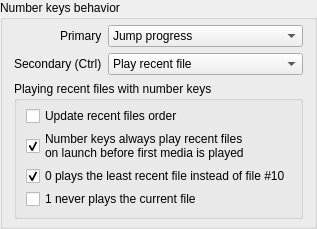
            <widget class="QGroupBox" name="groupBox_5">
             <property name="title">
              <string>Number keys behavior</string>
             </property>
             <layout class="QFormLayout" name="formLayout_9">
              <property name="labelAlignment">
               <set>Qt::AlignRight|Qt::AlignTrailing|Qt::AlignVCenter</set>
              </property>
              <property name="topMargin">
               <number>5</number>
              </property>
              <property name="bottomMargin">
               <number>7</number>
              </property>
              <item row="0" column="0">
               <widget class="QLabel" name="label_56">
                <property name="toolTip">
                 <string>The primary behavior of the number keys,
which occurs when pressing a number key
without any modifiers.

Example:
Jump progress - Pressing 5 jumps to
the halfway point of the current media.

Play recent file - Pressing 5 plays
the 5th most recently played file.</string>
                </property>
                <property name="text">
                 <string>Primary</string>
                </property>
               </widget>
              </item>
              <item row="0" column="1">
               <widget class="QComboBox" name="comboNumKeysPrimary">
                <property name="toolTip">
                 <string>The primary behavior of the number keys,
which occurs when pressing a number key
without any modifiers.

Example:
Jump progress - Pressing 5 jumps to
the halfway point of the current media.

Play recent file - Pressing 5 plays
the 5th most recently played file.</string>
                </property>
                <property name="currentIndex">
                 <number>1</number>
                </property>
                <item>
                 <property name="text">
                  <string>N/A</string>
                 </property>
                </item>
                <item>
                 <property name="text">
                  <string>Jump progress</string>
                 </property>
                </item>
                <item>
                 <property name="text">
                  <string>Play recent file</string>
                 </property>
                </item>
               </widget>
              </item>
              <item row="1" column="0">
               <widget class="QLabel" name="label_57">
                <property name="toolTip">
                 <string>The secondary behavior of the number keys,
which occurs when pressing a number key
and Ctrl at the same time.

Example:
Jump progress - Pressing 5 jumps to
the halfway point of the current media.

Play recent file - Pressing 5 plays
the 5th most recently played file.</string>
                </property>
                <property name="text">
                 <string>Secondary (Ctrl)</string>
                </property>
               </widget>
              </item>
              <item row="1" column="1">
               <widget class="QComboBox" name="comboNumKeysSecondary">
                <property name="toolTip">
                 <string>The secondary behavior of the number keys,
which occurs when pressing a number key
and Ctrl at the same time.

Example:
Jump progress - Pressing 5 jumps to
the halfway point of the current media.

Play recent file - Pressing 5 plays
the 5th most recently played file.</string>
                </property>
                <property name="currentIndex">
                 <number>2</number>
                </property>
                <item>
                 <property name="text">
                  <string>N/A</string>
                 </property>
                </item>
                <item>
                 <property name="text">
                  <string>Jump progress</string>
                 </property>
                </item>
                <item>
                 <property name="text">
                  <string>Play recent file</string>
                 </property>
                </item>
               </widget>
              </item>
              <item row="2" column="0" colspan="2">
               <widget class="QGroupBox" name="groupBox_6">
                <property name="title">
                 <string>Playing recent files with number keys</string>
                </property>
                <layout class="QVBoxLayout" name="verticalLayout_10">
                 <property name="spacing">
                  <number>3</number>
                 </property>
                 <property name="topMargin">
                  <number>5</number>
                 </property>
                 <property name="bottomMargin">
                  <number>7</number>
                 </property>
                 <item>
                  <widget class="QCheckBox" name="checkNumKeysUpdateRecentFiles">
                   <property name="toolTip">
                    <string>If checked, using the number keys
to play a recent file will update the
order of the recent files, moving
the newly played file to the top.</string>
                   </property>
                   <property name="text">
                    <string>Update recent files order</string>
                   </property>
                  </widget>
                 </item>
                 <item>
                  <widget class="QCheckBox" name="checkNumKeysRecentFilesOnLaunch">
                   <property name="toolTip">
                    <string>If checked, pressing a number key without any
modifiers before your first media file has been
played will always play a recent file, regardless
of the current primary behavior.</string>
                   </property>
                   <property name="text">
                    <string>Number keys always play recent files
on launch before first media is played</string>
                   </property>
                   <property name="checked">
                    <bool>true</bool>
                   </property>
                  </widget>
                 </item>
                 <item>
                  <widget class="QCheckBox" name="checkNumKeys0PlaysLeastRecentFile">
                   <property name="toolTip">
                    <string>If checked, pressing Ctrl+0 will play the least recent file
available (e.g. if you've played 30 files, Ctrl+0 will play
file #30). Otherwise, it will play the 10th most recent file.</string>
                   </property>
                   <property name="text">
                    <string>0 plays the least recent file instead of file #10</string>
                   </property>
                   <property name="checked">
                    <bool>true</bool>
                   </property>
                  </widget>
                 </item>
                 <item>
                  <widget class="QCheckBox" name="checkNumKeys1SkipsActiveFiles">
                   <property name="toolTip">
                    <string>If checked, pressing 1 will play the most recent
file that ISN'T currently playing. Normally, if you
press 1 while watching media, that media will
simply be replayed as it is the most recent file.</string>
                   </property>
                   <property name="text">
                    <string>1 never plays the current file</string>
                   </property>
                  </widget>
                 </item>
                </layout>
               </widget>
              </item>
             </layout>
            </widget>
